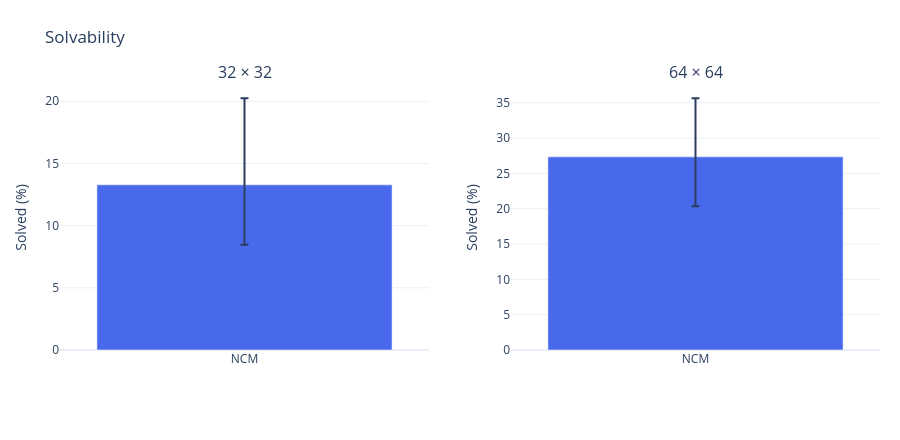

Write notebook code for a chart like this one.
### Markdown cell above
### 7.1 Solvability, A* and passage structure

- **Solvability:** whether a four-neighbor path connects `(0,1)` to `(N−1,N−2)`; a 95% Wilson interval summarizes generated samples.
- **Shortest solution:** shortest path length in moves, among solvable grids only. If no maze is solvable, missing values are not replaced with zeros.
- **A* expansions:** the number of popped and closed cells, including the start and goal; Manhattan heuristic and the same `(f,g,cell)` tie-breaking as FMH. Unsolvable searches run until the frontier is exhausted; a blocked start gives 0. Few expansions alone do not imply a good maze.
- **Reachable passages:** the percentage of all white cells reachable from the entrance; 0% when there are no passage cells.
- **Isolated components:** the number of white components that do not contain the entrance.

Boxplots summarize **generated mazes from one model**. The horizontal mark shows the mean. They do not measure variation across training seeds. Per-sample values are saved in `maze_metrics.csv`.

### Code cell
maze_metric_rows, maze_metric_figures = plot_maze_metrics(maze_results, ARTIFACTS)

### Figure 1 — Plotly figure (JSON) as saved in the notebook; plotly's stock layout.template omitted (floating-point values rounded to 4 significant figures)
{"data": [{"error_y": {"array": [6.961], "arrayminus": [4.821], "symmetric": false, "type": "data"}, "marker": {"color": "#4969ed"}, "name": "NCM", "showlegend": true, "type": "bar", "x": ["NCM"], "xaxis": "x", "y": [13.28], "yaxis": "y"}, {"error_y": {"array": [8.297], "arrayminus": [6.977], "symmetric": false, "type": "data"}, "marker": {"color": "#4969ed"}, "name": "NCM", "showlegend": false, "type": "bar", "x": ["NCM"], "xaxis": "x2", "y": [27.34], "yaxis": "y2"}], "layout": {"annotations": [{"font": {"size": 16}, "showarrow": false, "text": "32 × 32", "x": 0.225, "xanchor": "center", "xref": "paper", "y": 1, "yanchor": "bottom", "yref": "paper"}, {"font": {"size": 16}, "showarrow": false, "text": "64 × 64", "x": 0.775, "xanchor": "center", "xref": "paper", "y": 1, "yanchor": "bottom", "yref": "paper"}], "autosize": true, "height": 440, "margin": {"b": 90, "l": 60, "r": 20, "t": 85}, "showlegend": false, "title": {"text": "Solvability"}, "xaxis": {"anchor": "y", "domain": [0, 0.45]}, "xaxis2": {"anchor": "y2", "domain": [0.55, 1]}, "yaxis": {"anchor": "x", "domain": [0, 1], "title": {"text": "Solved (%)"}}, "yaxis2": {"anchor": "x2", "domain": [0, 1], "title": {"text": "Solved (%)"}}}}
